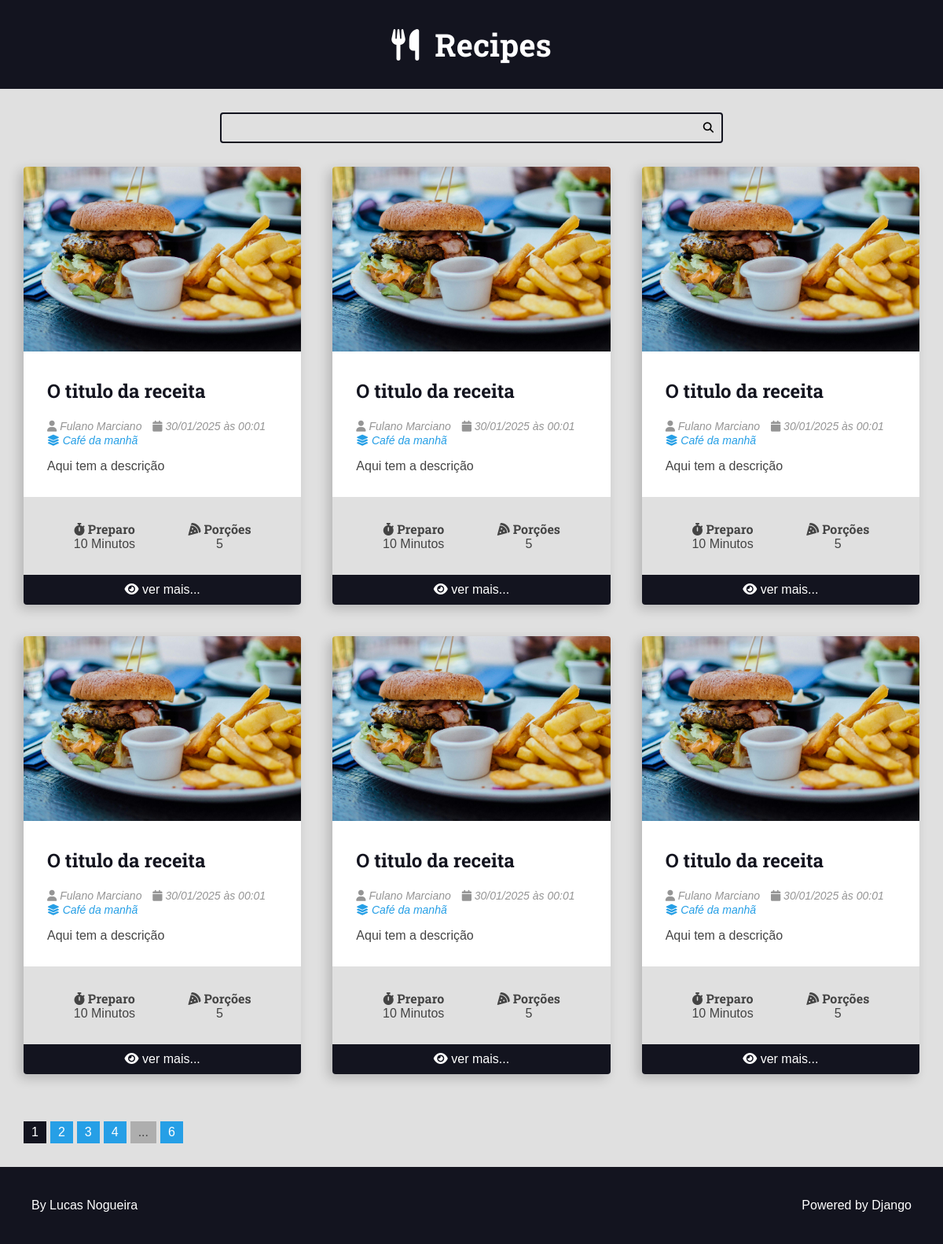
The page / on the database its author committed.
### recipes/models.py (models this page shows, shortened)
class Recipe(models.Model):
    title = models.CharField(max_length=65) #VARCHAR
    description = models.CharField(max_length=165)
    slug = models.SlugField(unique=True) #slug
    preparation_time = models.IntegerField() #INT
    preparation_time_unit = models.CharField(max_length=65)
    servings = models.IntegerField()
    serving_unit = models.CharField(max_length=65)
    preparation_steps = models.TextField() #Tamanho livre
    preparation_steps_is_html = models.BooleanField(default=False)
    created_at = models.DateTimeField(auto_now_add=True) #auto_now_add faz com que no momento da criação pegue a data atual
    updated_at = models.DateTimeField(auto_now=True)
    is_published = models.BooleanField(default=False)
    cover = models.ImageField(upload_to='recipes/covers/%Y/%m/%d/', blank=True, default='')
    category = models.ForeignKey(Category, on_delete=models.SET_NULL, null=True, blank=True, default=None,) # Caso a categoria for apagada torna o campo nulo, o null permite que o campo seja nulo
    author = models.ForeignKey(User, on_delete=models.SET_NULL, null=True, blank=True, default=None)

class Category(models.Model):
    name = models.CharField(max_length=65)

### recipes/views.py (the view)
# urls.py: 2. Add a URL to urlpatterns:  path('', views.home, name='home')
def home(request):
    recipes= Recipe.objects.filter(is_published=True,).order_by('-id')
    page_obj, pagination_range = make_pagination(request,recipes, PER_PAGE)
    return render(request, 'recipes/pages/home.html', context={
        'recipes': page_obj,
        'pagination_range': pagination_range
        })

### utils/pagination.py (called while the page is built)
def make_pagination(request, queryset, per_page, qty_pages=4):
    try:
        current_page = int(request.GET.get('page', 1))
    except ValueError:
        current_page = 1
    paginator = Paginator(queryset, per_page)
    page_obj = paginator.get_page(current_page)
    pagination_range = make_pagination_range(
        paginator.page_range,
        qty_pages,
        current_page
    )
    return page_obj, pagination_range

### recipes/templates/recipes/pages/home.html (shortened to what this page needs)
{% extends 'global/base.html' %}
{% block content %}
    <div class="main-content main-content-list container">
        {% for recipe in recipes %}
                {%include "recipes/partials/recipe.html"%}
            {% empty %}
            <div class="center m-y">
                <h1>No Recipes Found Here</h1>
            </div>
        {% endfor %}
    </div>
{% endblock content %}

### recipes/templates/recipes/partials/recipe.html (shortened to what this page needs)
<div class="recipe recipe-list-item">
    {% if recipe.cover %}
    <div class="recipe-cover">
        <a href="{% url 'recipes:recipe' recipe.id%}">
        <img src="{{recipe.cover.url}}" alt="temp">
        </a>
    </div>
    {% endif %}
    <div class="recipe-title-container">
        <h2 class="recipe-title">
            <a href="{% url 'recipes:recipe' recipe.id %}">
        {{recipe.title}}
            </a>
        </h2>
    </div>
    <div class="recipe-author">
        {% if recipe.author is not None %}
            <span class="recipe-author-item">
                <i class="fas fa-user"></i>
                {% if recipe.author.first_name %}
                    {{recipe.author.first_name}} {{recipe.author.last_name}}
                {% else %}
                    {{ recipe.author.username}}
                {% endif %}
            </span>
        {% endif %}
        <span class="recipe-author-item">
            <i class="fas fa-calendar alt"></i>
            {{ recipe.created_at|date:"d/m/Y" }} às {{ recipe.created_at|date:"H:i" }}
        </span>
        {% if recipe.category is not None %}
            <span class="recipe-author-item">
                <a href=" {% url 'recipes:category' recipe.category.id %}">
                    <i class="fas fa-layer-group"></i>
                    <span>{{recipe.category.name}}</span>
                </a>
            </span>
        {% endif %}
    </div>
    <div class="recipe-content">
        <p>{{recipe.description}}</p>
    </div>
    <div class="recipe-meta-container">
        <div class="recipe-meta recipe-preparation">
            <h3 class="recipe-meta-title"><i class="fas fa-stopwatch"></i> Preparo</h3>
            <div class="recipe-meta-text">
                {{recipe.preparation_time}} {{recipe.preparation_time_unit}}
            </div>
        </div>
        <div class="recipe-meta recipe-servings">
            <h3 class="recipe-meta-title"><i class="fas fa-pizza-slice"></i> Porções</h3>
            <div class="recipe-meta-text">
                {{recipe.servings}} {{recipe.servings_unit}}
            </div>
        </div>
    </div>
    {% if not is_detail_page %}
    <footer class="recipe-footer">
        <a class="recipe-read-more button button-dark button-full-width" href="{% url 'recipes:recipe' recipe.id %}">
            <i class="fas fa-eye"></i>
            <span>ver mais...</span>
        </a>
    </footer>
    {% endif %}
</div>

### recipes/static/recipes/css/style.css (style rules this page uses)
:root { --color-primary: #269fe6; --color-primary-hover: #2086c2; --color-primary-dark: #13141f; --color-primary-dark-hover: #212336; --color-primary-light: #d4ecfa; --color-primary-light-hover: #bdd8e7; --color-white: #fff; --color-black: #000; --color-dark-text: #444; --color-info-light: #cce5ff; --color-debug-light: #cce5ff; --color-success-light: #d4edda; --color-alert-light: #fff3cd; --color-warning-light: #fff3cd; --color-error-light: #f8d7da; --color-info-dark: #4d86c4; --color-debug-dark: #4d86c4; --color-success-dark: #4a9c5d; --color-alert-dark: #927f40; --color-warning-dark: #927f40; --color-error-dark: #da525d; --color-gray-0: #f9f9f9; --color-gray-1: #e0e0e0; --color-gray-2: #c7c7c7; --color-gray-3: #aeaeae; --color-gray-4: #959595; --color-gray-5: #7d7d7d; --color-gray-6: #646464; --color-gray-7: #4b4b4b; --color-gray-8: #323232; --color-gray-9: #191919; --font-primary: sans-serif; --font-headings: 'Roboto Slab', serif; --spacing-gutter-medium: 3rem; --spacing-gutter-large: 4rem; }
* { padding: 0; margin: 0; box-sizing: border-box; }
html { font-size: 62.5%; }
body { font-size: 1.6rem; font-family: var(--font-primary); background-color: var(--color-gray-1); color: var(--color-dark-text); }
h1, h2, h3, h4, h5, h6 { font-family: var(--font-headings); }
.container { max-width: 144rem; margin: 0 auto; padding: var(--spacing-gutter-medium) }
.main-content { padding-top: 0; }
.main-content-list { display: grid; grid-template-columns: repeat(auto-fit, minmax(340px, 1fr)); gap: var(--spacing-gutter-large) }
.recipe { background-color: var(--color-white); box-shadow: -5px 5px 15px rgba(0, 0, 0, 0.2); transform: scale(1); transition: all 300ms ease-in-out; border-radius: .4rem; overflow: hidden; }
.recipe img { max-width: 100%; }
.recipe-list-item { max-width: 64rem; height: fit-content; }
.recipe-title-container { padding: var(--spacing-gutter-medium); padding-bottom: 2rem; }
.recipe-title-container a { text-decoration: none; color: var(--color-primary-dark) }
.recipe-author { padding: 0 var(--spacing-gutter-medium); }
.recipe-content { padding: var(--spacing-gutter-medium); padding-top: calc(var(--spacing-gutter-medium)/2) }
.recipe-author-item { color: var(--color-gray-4); margin-right: 1rem; font-style: italic; font-size: 1.4rem; }
.recipe-author a { color: var(--color-primary); transition: all 300ms ease-in-out; text-decoration: none; }
.recipe-meta-container { display: flex; flex-flow: row wrap; padding: var(--spacing-gutter-medium); background-color: var(--color-gray-1); }
.recipe-meta { display: flex; flex-flow: column nowrap; flex-shrink: 1; flex-grow: 1; text-align: center; }
.recipe-meta-title { font-size: 1.6rem; }
.recipe-footer a { background-color: var(--color-primary-dark); display: block; color: var(--color-white); text-decoration: none; text-align: center; padding: 1rem var(--spacing-gutter-medium); transition: all 300ms ease-in-out; }

### rows shown on the page
Recipe: cover (picture), title "O titulo da receita", author.first_name "Fulano", author.last_name "Marciano", created_at "30/01/2025", created_at "00:01", category.name "Café da manhã", description "Aqui tem a descrição", preparation_time "10", preparation_time_unit "Minutos", servings "5"
Recipe: cover (picture), title "O titulo da receita", author.first_name "Fulano", author.last_name "Marciano", created_at "30/01/2025", created_at "00:01", category.name "Café da manhã", description "Aqui tem a descrição", preparation_time "10", preparation_time_unit "Minutos", servings "5"
Recipe: cover (picture), title "O titulo da receita", author.first_name "Fulano", author.last_name "Marciano", created_at "30/01/2025", created_at "00:01", category.name "Café da manhã", description "Aqui tem a descrição", preparation_time "10", preparation_time_unit "Minutos", servings "5"
Recipe: cover (picture), title "O titulo da receita", author.first_name "Fulano", author.last_name "Marciano", created_at "30/01/2025", created_at "00:01", category.name "Café da manhã", description "Aqui tem a descrição", preparation_time "10", preparation_time_unit "Minutos", servings "5"
Recipe: cover (picture), title "O titulo da receita", author.first_name "Fulano", author.last_name "Marciano", created_at "30/01/2025", created_at "00:01", category.name "Café da manhã", description "Aqui tem a descrição", preparation_time "10", preparation_time_unit "Minutos", servings "5"
Recipe: cover (picture), title "O titulo da receita", author.first_name "Fulano", author.last_name "Marciano", created_at "30/01/2025", created_at "00:01", category.name "Café da manhã", description "Aqui tem a descrição", preparation_time "10", preparation_time_unit "Minutos", servings "5"

### other values the page prints
{{ page }} "1"
{{ page }} "2" "3" "4"
{{ pagination_range.total_pages }} "6"
